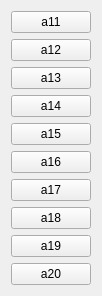
   <widget class="QWidget" name="layoutWidget">
    <property name="geometry">
     <rect>
      <x>740</x>
      <y>490</y>
      <width>77</width>
      <height>286</height>
     </rect>
    </property>
    <layout class="QVBoxLayout" name="GroupA2">
     <item>
      <widget class="QPushButton" name="pb11">
       <property name="text">
        <string>a11</string>
       </property>
      </widget>
     </item>
     <item>
      <widget class="QPushButton" name="pb12">
       <property name="text">
        <string>a12</string>
       </property>
      </widget>
     </item>
     <item>
      <widget class="QPushButton" name="pb13">
       <property name="text">
        <string>a13</string>
       </property>
      </widget>
     </item>
     <item>
      <widget class="QPushButton" name="pb14">
       <property name="text">
        <string>a14</string>
       </property>
      </widget>
     </item>
     <item>
      <widget class="QPushButton" name="pb15">
       <property name="text">
        <string>a15</string>
       </property>
      </widget>
     </item>
     <item>
      <widget class="QPushButton" name="pb16">
       <property name="text">
        <string>a16</string>
       </property>
      </widget>
     </item>
     <item>
      <widget class="QPushButton" name="pb17">
       <property name="text">
        <string>a17</string>
       </property>
      </widget>
     </item>
     <item>
      <widget class="QPushButton" name="pb18">
       <property name="text">
        <string>a18</string>
       </property>
      </widget>
     </item>
     <item>
      <widget class="QPushButton" name="pb19">
       <property name="text">
        <string>a19</string>
       </property>
      </widget>
     </item>
     <item>
      <widget class="QPushButton" name="pb20">
       <property name="text">
        <string>a20</string>
       </property>
      </widget>
     </item>
    </layout>
   </widget>
